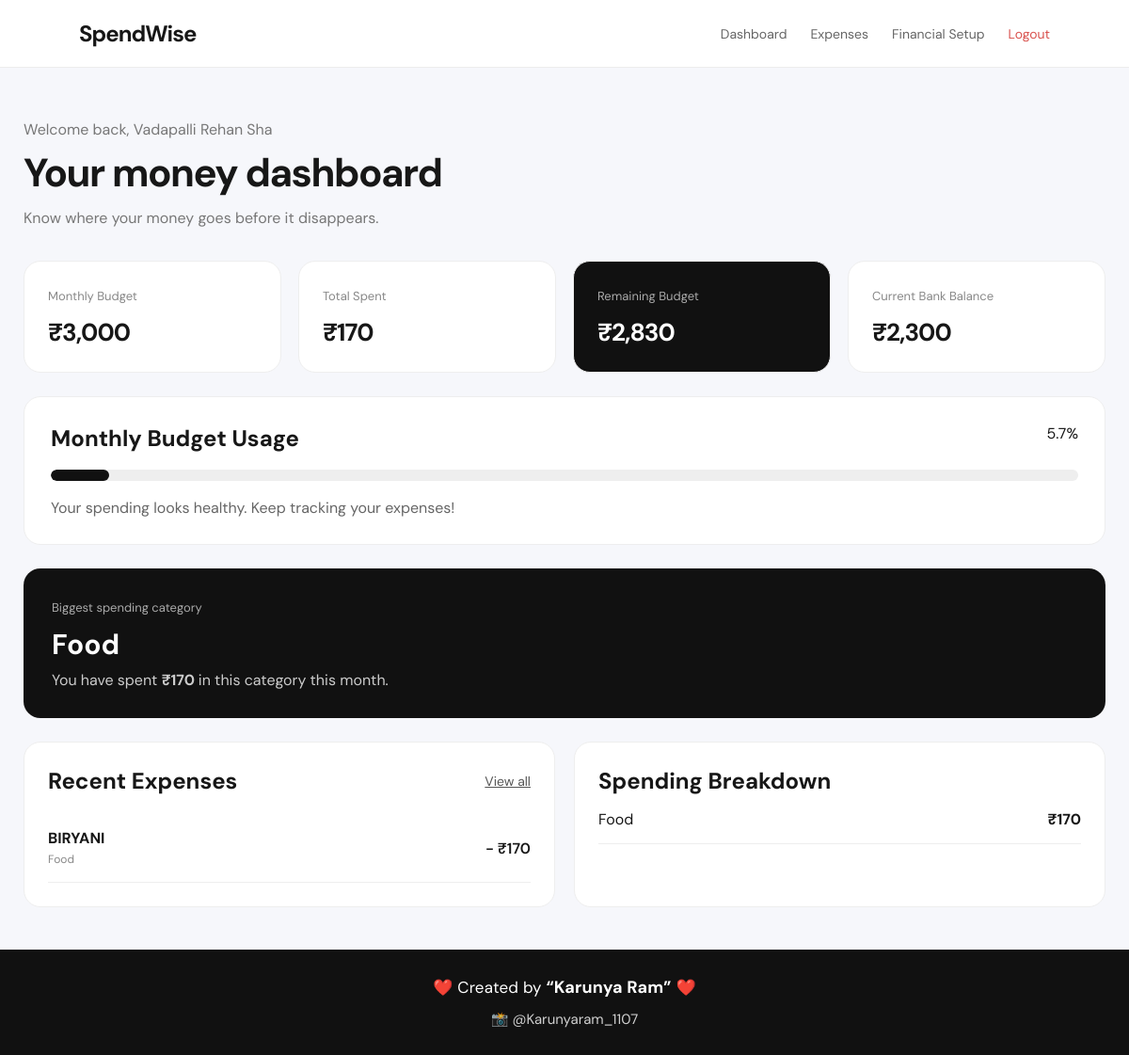
/dashboard (signed in), run on the app's committed database.
### tables this page shows
CREATE TABLE financial_setup (
            id INTEGER PRIMARY KEY AUTOINCREMENT,
            user_id INTEGER UNIQUE NOT NULL,

            monthly_budget REAL DEFAULT 0,
            bank_balance REAL DEFAULT 0,
            pocket_money REAL DEFAULT 0,
            scholarship_income REAL DEFAULT 0,
            other_income REAL DEFAULT 0,

            hostel_fee REAL DEFAULT 0,
            college_fee REAL DEFAULT 0,
            mess_fee REAL DEFAULT 0,
            transport_fee REAL DEFAULT 0,

            savings_goal REAL DEFAULT 0,

            FOREIGN KEY(user_id) REFERENCES users(id)
        );

CREATE TABLE expenses (
            id INTEGER PRIMARY KEY AUTOINCREMENT,
            user_id INTEGER NOT NULL,

            title TEXT NOT NULL,
            amount REAL NOT NULL,
            category TEXT NOT NULL,
            description TEXT,
            expense_date TEXT NOT NULL,

            created_at TEXT DEFAULT CURRENT_TIMESTAMP,

            FOREIGN KEY(user_id) REFERENCES users(id)
        );

### app.py (the view)
@app.route("/dashboard")
def dashboard():
    if not login_required():
        return redirect(url_for("login"))
    conn = get_db_connection()
    setup = conn.execute(
        "SELECT * FROM financial_setup WHERE user_id = ?",
        (session["user_id"],)
    ).fetchone()
    if not setup:
        conn.close()
        return redirect(url_for("setup"))
    current_month = datetime.now().strftime("%Y-%m")
    total_spent_row = conn.execute("""
        SELECT COALESCE(SUM(amount), 0) AS total
        FROM expenses
        WHERE user_id = ?
        AND substr(expense_date, 1, 7) = ?
    """, (session["user_id"], current_month)).fetchone()
    total_spent = total_spent_row["total"]
    expenses = conn.execute("""
        SELECT *
        FROM expenses
        WHERE user_id = ?
        ORDER BY expense_date DESC, id DESC
        LIMIT 8
    """, (session["user_id"],)).fetchall()
    categories = conn.execute("""
        SELECT category, SUM(amount) AS total
        FROM expenses
        WHERE user_id = ?
        AND substr(expense_date, 1, 7) = ?
        GROUP BY category
        ORDER BY total DESC
    """, (session["user_id"], current_month)).fetchall()
    conn.close()
    monthly_budget = setup["monthly_budget"]
    remaining_budget = monthly_budget - total_spent
    percentage_used = 0
    if monthly_budget > 0:
        percentage_used = min(
            round((total_spent / monthly_budget) * 100, 1),
            100
        )
    advice = "Your spending looks healthy. Keep tracking your expenses!"
    if percentage_used >= 100:
        advice = "You have exceeded your monthly budget. Avoid unnecessary spending for now."
    elif percentage_used >= 90:
        advice = "You have used more than 90% of your budget. Spend carefully."
    elif percentage_used >= 75:
        advice = "You have crossed 75% of your monthly budget. Start controlling non-essential expenses."
    elif percentage_used >= 50:
        advice = "You have spent over half of your monthly budget. Keep an eye on your daily expenses."
    highest_category = None
    if categories:
        highest_category = categories[0]
    return render_template(
        "dashboard.html",
        setup=setup,
        total_spent=total_spent,
        remaining_budget=remaining_budget,
        percentage_used=percentage_used,
        expenses=expenses,
        categories=categories,
        advice=advice,
        highest_category=highest_category
    )

### app.py (called while the page is built)
def get_db_connection():
    conn = sqlite3.connect(DATABASE)
    conn.row_factory = sqlite3.Row
    return conn

def login_required():
    return "user_id" in session

### templates/dashboard.html
{% extends "base.html" %}
{% block content %}
<div class="dashboard-header">
    <div>
        <p class="welcome-text">
            Welcome back, {{ session["user_name"] }}
        </p>
        <h1>
            Your money dashboard
        </h1>
        <p>
            Know where your money goes before it disappears.
        </p>
    </div>
</div>
<div class="stats-grid">
    <div class="stat-card">
        <span class="stat-label">
            Monthly Budget
        </span>
        <h2>
            ₹{{ "{:,.0f}".format(setup["monthly_budget"]) }}
        </h2>
    </div>
    <div class="stat-card">
        <span class="stat-label">
            Total Spent
        </span>
        <h2>
            ₹{{ "{:,.0f}".format(total_spent) }}
        </h2>
    </div>
    <div class="stat-card highlight">
        <span class="stat-label">
            Remaining Budget
        </span>
        <h2>
            ₹{{ "{:,.0f}".format(remaining_budget) }}
        </h2>
    </div>
    <div class="stat-card">
        <span class="stat-label">
            Current Bank Balance
        </span>
        <h2>
            ₹{{ "{:,.0f}".format(setup["bank_balance"]) }}
        </h2>
    </div>
</div>
<div class="budget-section">
    <div class="section-title">
        <h2>
            Monthly Budget Usage
        </h2>
        <span>
            {{ percentage_used }}%
        </span>
    </div>
    <div class="progress-container">
        <div
            class="progress-bar"
            style="width: {{ percentage_used }}%">
        </div>
    </div>
    <p class="advice">
        {{ advice }}
    </p>
</div>
{% if highest_category %}
<div class="insight-card">
    <span class="insight-label">
        Biggest spending category
    </span>
    <h2>
        {{ highest_category["category"] }}
    </h2>
    <p>
        You have spent
        <strong>
            ₹{{ "{:,.0f}".format(highest_category["total"]) }}
        </strong>
        in this category this month.
    </p>
</div>
{% endif %}
<div class="content-grid">
    <div class="card">
        <div class="card-header">
            <h2>
                Recent Expenses
            </h2>
            <a href="{{ url_for('expenses') }}">
                View all
            </a>
        </div>
        {% if expenses %}
            {% for expense in expenses %}
            <div class="expense-row">
                <div>
                    <strong>
                        {{ expense["title"] }}
                    </strong>
                    <span>
                        {{ expense["category"] }}
                    </span>
                </div>
                <div class="expense-amount">
                    - ₹{{ "{:,.0f}".format(expense["amount"]) }}
                </div>
            </div>
            {% endfor %}
        {% else %}
            <p class="empty-state">
                No expenses added yet.
            </p>
        {% endif %}
    </div>
    <div class="card">
        <h2>
            Spending Breakdown
        </h2>
        {% if categories %}
            {% for category in categories %}
            <div class="category-row">
                <span>
                    {{ category["category"] }}
                </span>
                <strong>
                    ₹{{ "{:,.0f}".format(category["total"]) }}
                </strong>
            </div>
            {% endfor %}
        {% else %}
            <p class="empty-state">
                Your category analysis will appear here.
            </p>
        {% endif %}
    </div>
</div>
{% endblock %}

### static/style.css (style rules this page uses)
* { margin: 0; padding: 0; box-sizing: border-box; }
body { font-family: "DM Sans", sans-serif; background: #f6f7fb; color: #171717; }
.dashboard-header { margin-bottom: 35px; }
.welcome-text { color: #777; margin-bottom: 8px; }
.dashboard-header h1 { font-size: 42px; letter-spacing: -1.5px; }
.dashboard-header p { color: #777; margin-top: 10px; }
.stats-grid { display: grid; grid-template-columns: repeat(auto-fit, minmax(220px, 1fr)); gap: 18px; margin-bottom: 25px; }
.stat-card { background: white; padding: 25px; border-radius: 18px; border: 1px solid #eee; }
.stat-card.highlight { background: #111; color: white; }
.stat-label { font-size: 13px; color: #888; }
.highlight .stat-label { color: #aaa; }
.stat-card h2 { margin-top: 12px; font-size: 26px; letter-spacing: -1px; }
.budget-section { background: white; padding: 28px; border-radius: 18px; margin-bottom: 25px; border: 1px solid #eee; }
.section-title { display: flex; justify-content: space-between; margin-bottom: 18px; }
.progress-container { height: 12px; background: #eee; border-radius: 20px; overflow: hidden; }
.progress-bar { height: 100%; background: #111; border-radius: 20px; transition: width 0.6s ease; }
.advice { margin-top: 18px; color: #666; }
.insight-card { background: #111; color: white; padding: 30px; border-radius: 18px; margin-bottom: 25px; }
.insight-label { color: #aaa; font-size: 13px; }
.insight-card h2 { font-size: 30px; margin-top: 10px; margin-bottom: 8px; }
.insight-card p { color: #ccc; }
.content-grid { display: grid; grid-template-columns: repeat(2, 1fr); gap: 20px; }
.card { background: white; border: 1px solid #eee; padding: 25px; border-radius: 18px; }
.card-header { display: flex; justify-content: space-between; align-items: center; margin-bottom: 20px; }
.card-header a { color: #555; font-size: 14px; }
.expense-row { display: flex; justify-content: space-between; align-items: center; padding: 15px 0; border-bottom: 1px solid #eee; }
.expense-row strong { display: block; }
.expense-row span { font-size: 12px; color: #888; margin-top: 4px; }
.expense-amount { font-weight: 600; }
.category-row { display: flex; justify-content: space-between; padding: 15px 0; border-bottom: 1px solid #eee; }
html, body { min-height: 100%; }
body { min-height: 100vh; display: flex; flex-direction: column; }

### data on the page
financial_setup: monthly_budget "3,000", bank_balance "2,300"
expenses: category "Food", title "BIRYANI", amount "170"

### other printed values
{{ session["user_name"] }} "Vadapalli Rehan Sha"
{{ "{:,.0f}".format(total_spent) }} "170"
{{ "{:,.0f}".format(remaining_budget) }} "2,830"
{{ percentage_used }} "5.7"
{{ advice }} "Your spending looks healthy. Keep tracking your expenses!"
{{ "{:,.0f}".format(highest_category["total"]) }} "170"
{{ category["category"] }} "Food"
{{ "{:,.0f}".format(category["total"]) }} "170"
